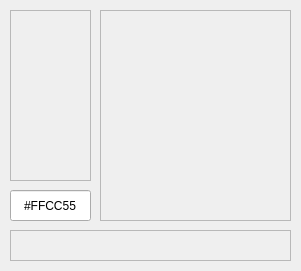
<?xml version="1.0" encoding="UTF-8"?>
<ui version="4.0">
 <class>ColorSelectWidget</class>
 <widget class="QWidget" name="ColorSelectWidget">
  <property name="geometry">
   <rect>
    <x>0</x>
    <y>0</y>
    <width>301</width>
    <height>271</height>
   </rect>
  </property>
  <property name="windowTitle">
   <string>Widget</string>
  </property>
  <widget class="QFrame" name="colorPickerFrame">
   <property name="geometry">
    <rect>
     <x>100</x>
     <y>10</y>
     <width>191</width>
     <height>211</height>
    </rect>
   </property>
   <property name="cursor">
    <cursorShape>ArrowCursor</cursorShape>
   </property>
   <property name="mouseTracking">
    <bool>false</bool>
   </property>
   <property name="frameShape">
    <enum>QFrame::StyledPanel</enum>
   </property>
   <property name="frameShadow">
    <enum>QFrame::Raised</enum>
   </property>
  </widget>
  <widget class="QFrame" name="baseColorPickerFrame">
   <property name="geometry">
    <rect>
     <x>10</x>
     <y>230</y>
     <width>281</width>
     <height>31</height>
    </rect>
   </property>
   <property name="frameShape">
    <enum>QFrame::StyledPanel</enum>
   </property>
   <property name="frameShadow">
    <enum>QFrame::Raised</enum>
   </property>
  </widget>
  <widget class="QFrame" name="selectedColorFrame">
   <property name="geometry">
    <rect>
     <x>10</x>
     <y>10</y>
     <width>81</width>
     <height>171</height>
    </rect>
   </property>
   <property name="frameShape">
    <enum>QFrame::StyledPanel</enum>
   </property>
   <property name="frameShadow">
    <enum>QFrame::Raised</enum>
   </property>
  </widget>
  <widget class="QLineEdit" name="lineEdit">
   <property name="geometry">
    <rect>
     <x>10</x>
     <y>190</y>
     <width>81</width>
     <height>31</height>
    </rect>
   </property>
   <property name="acceptDrops">
    <bool>false</bool>
   </property>
   <property name="text">
    <string>#FFCC55</string>
   </property>
   <property name="alignment">
    <set>Qt::AlignCenter</set>
   </property>
   <property name="readOnly">
    <bool>true</bool>
   </property>
  </widget>
 </widget>
 <resources/>
 <connections/>
</ui>
